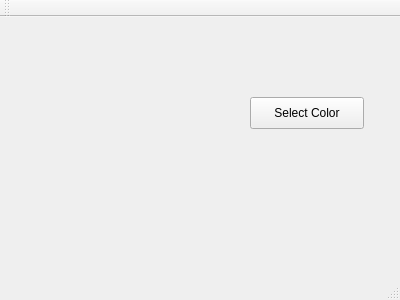
<?xml version="1.0" encoding="UTF-8"?>
<ui version="4.0">
 <class>MainWindow</class>
 <widget class="QMainWindow" name="MainWindow">
  <property name="geometry">
   <rect>
    <x>0</x>
    <y>0</y>
    <width>400</width>
    <height>300</height>
   </rect>
  </property>
  <property name="windowTitle">
   <string>MainWindow</string>
  </property>
  <widget class="QWidget" name="centralWidget">
   <widget class="QPushButton" name="SelectColorButton">
    <property name="geometry">
     <rect>
      <x>250</x>
      <y>80</y>
      <width>114</width>
      <height>32</height>
     </rect>
    </property>
    <property name="text">
     <string>Select Color</string>
    </property>
   </widget>
   <widget class="ColorLabel" name="colorLab">
    <property name="geometry">
     <rect>
      <x>120</x>
      <y>80</y>
      <width>71</width>
      <height>31</height>
     </rect>
    </property>
    <property name="text">
     <string/>
    </property>
   </widget>
  </widget>
  <widget class="QMenuBar" name="menuBar">
   <property name="geometry">
    <rect>
     <x>0</x>
     <y>0</y>
     <width>400</width>
     <height>20</height>
    </rect>
   </property>
  </widget>
  <widget class="QToolBar" name="mainToolBar">
   <attribute name="toolBarArea">
    <enum>TopToolBarArea</enum>
   </attribute>
   <attribute name="toolBarBreak">
    <bool>false</bool>
   </attribute>
  </widget>
  <widget class="QStatusBar" name="statusBar"/>
 </widget>
 <layoutdefault spacing="6" margin="11"/>
 <customwidgets>
  <customwidget>
   <class>ColorLabel</class>
   <extends>QLabel</extends>
   <header>colorlabel.h</header>
  </customwidget>
 </customwidgets>
 <resources/>
 <connections/>
</ui>
